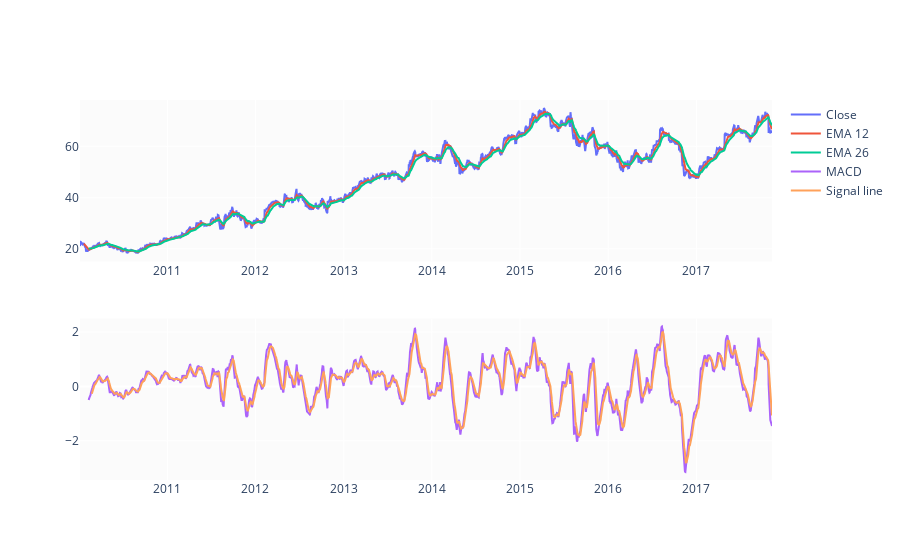
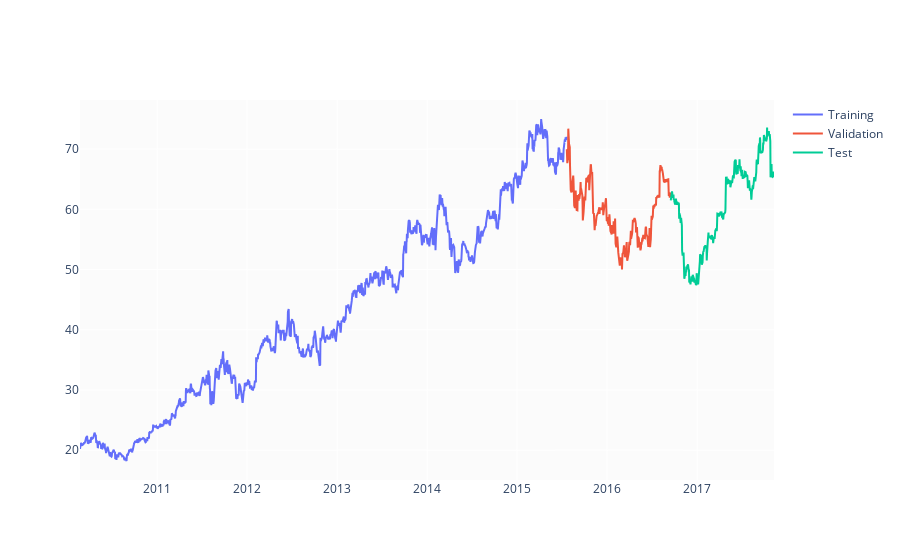

The notebook cell saved with these charts, in order:
### Code cell
EMA_12 = pd.Series(df['Close'].ewm(span=12, min_periods=12).mean())
EMA_26 = pd.Series(df['Close'].ewm(span=26, min_periods=26).mean())
df['MACD'] = pd.Series(EMA_12 - EMA_26)
df['MACD_signal'] = pd.Series(df.MACD.ewm(span=9, min_periods=9).mean())
fig = make_subplots(rows=2, cols=1)
fig.add_trace(go.Scatter(x=df.Date, y=df.Close, name='Close'), row=1, col=1)
fig.add_trace(go.Scatter(x=df.Date, y=EMA_12, name='EMA 12'), row=1, col=1)
fig.add_trace(go.Scatter(x=df.Date, y=EMA_26, name='EMA 26'), row=1, col=1)
fig.add_trace(go.Scatter(x=df.Date, y=df['MACD'], name='MACD'), row=2, col=1)
fig.add_trace(go.Scatter(x=df.Date, y=df['MACD_signal'], name='Signal line'), row=2, col=1)
fig.show()

df['Close'] = df['Close'].shift(-1)

df = df.iloc[33:] 
df = df[:-1]      
df.index = range(len(df))

test_size  = 0.15
valid_size = 0.15
test_split_idx  = int(df.shape[0] * (1-test_size))
valid_split_idx = int(df.shape[0] * (1-(valid_size+test_size)))
train_df  = df.loc[:valid_split_idx].copy()
valid_df  = df.loc[valid_split_idx+1:test_split_idx].copy()
test_df   = df.loc[test_split_idx+1:].copy()
fig = go.Figure()
fig.add_trace(go.Scatter(x=train_df.Date, y=train_df.Close, name='Training'))
fig.add_trace(go.Scatter(x=valid_df.Date, y=valid_df.Close, name='Validation'))
fig.add_trace(go.Scatter(x=test_df.Date,  y=test_df.Close,  name='Test'))
fig.show()

drop_cols = ['Date', 'Volume', 'Open', 'Low', 'High', 'OpenInt']
train_df = train_df.drop(columns=drop_cols)
valid_df = valid_df.drop(columns=drop_cols)
test_df  = test_df.drop(columns=drop_cols)

### Figure 1 — Plotly figure (JSON) as saved in the notebook; plotly's stock layout.template omitted (floating-point values rounded to 4 significant figures; data arrays with more than 128 entries replaced by an {"elided": "..."} marker saying what was removed)
{"data": [{"name": "Close", "type": "scatter", "x": {"elided": "1979 str values"}, "xaxis": "x", "y": {"elided": "1979 float values"}, "yaxis": "y"}, {"name": "EMA 12", "type": "scatter", "x": {"elided": "1979 str values"}, "xaxis": "x", "y": {"elided": "1979 float values"}, "yaxis": "y"}, {"name": "EMA 26", "type": "scatter", "x": {"elided": "1979 str values"}, "xaxis": "x", "y": {"elided": "1979 float values"}, "yaxis": "y"}, {"name": "MACD", "type": "scatter", "x": {"elided": "1979 str values"}, "xaxis": "x2", "y": {"elided": "1979 float values"}, "yaxis": "y2"}, {"name": "Signal line", "type": "scatter", "x": {"elided": "1979 str values"}, "xaxis": "x2", "y": {"elided": "1979 float values"}, "yaxis": "y2"}], "layout": {"xaxis": {"anchor": "y", "domain": [0, 1]}, "xaxis2": {"anchor": "y2", "domain": [0, 1]}, "yaxis": {"anchor": "x", "domain": [0.575, 1]}, "yaxis2": {"anchor": "x2", "domain": [0, 0.425]}}}

### Figure 2 — Plotly figure (JSON) as saved in the notebook; plotly's stock layout.template omitted (floating-point values rounded to 4 significant figures; data arrays with more than 128 entries replaced by an {"elided": "..."} marker saying what was removed)
{"data": [{"name": "Training", "type": "scatter", "x": {"elided": "1362 str values"}, "y": {"elided": "1362 float values"}}, {"name": "Validation", "type": "scatter", "x": {"elided": "292 str values"}, "y": {"elided": "292 float values"}}, {"name": "Test", "type": "scatter", "x": {"elided": "291 str values"}, "y": {"elided": "291 float values"}}], "layout": {}}
